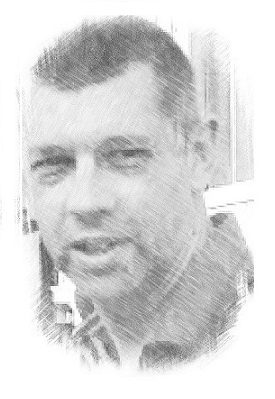
#> input picture source.jpg, 275 x 399 px
$ python fun-picture.py
#> lines starting #> are read from the running program, lines starting #| are printed output that depends on the picture
# tested with python 3.7
# just write name binary representation around picture, in chronological order from top left

import matplotlib.pyplot as plt
import matplotlib.patches as patches
from PIL import Image

#--------------------------------------
# get an array of bits of a value ( letter of name in int ascii value )
def get_binary_array (value):
#> called with value = 117
  binary_array = []
  binary_string=""
  for x in reversed(range(8)):
    pow2=2**x
    res=value&pow2
    if (res > 0):
      binary_string=binary_string+"1"
      binary_array.append (1)
    else:
      binary_string=binary_string+"0"
      binary_array.append (0)

  print ("bs: ", binary_string)
  return binary_array

bin_u = get_binary_array (117)
print ("u (117) = ",bin_u)
bin_a = get_binary_array (65)
print ("a (65) = ",bin_a)

#--------------------------------------

# load base image ( picture modified via https://photofunia.com/effects/sketch )
im = Image.open('source.jpg')
#> im is the input picture: PIL image 275x399 RGB; min 70, max 255, mean 216.1


# Create figure and axes
fig, ax = plt.subplots()

# Display the image
ax.imshow(im)

# set image offset and "bit" rectangle size
small_rect_hoffset=15
small_rect_voffset=0
small_rect_width=10
small_rect_height=10
small_rect_height_1=10
small_rect_height_0=5

# the name we want to render
data_string = "FrankPolet"

# initialize range and position values
char_position=0
start=0
stop=8
step=1
direction="horizontal"

# loop on all characters of thte data string
for char in data_string:
  bin_val = get_binary_array (ord(char))
  index=0
  for bit in range(start,stop,step):
    if bin_val[bit] == 1:
      if direction=="horizontal":
        x=small_rect_hoffset+(index*(small_rect_width+5))
        y=small_rect_voffset
      else:
        x=small_rect_hoffset
        y=small_rect_voffset+(index*(small_rect_height+5))
      print (char," ",ord(char),"1 x= ",x," y=",y)
      rect = patches.Rectangle((x, y), small_rect_width, small_rect_height_1, linewidth=1, edgecolor='grey', facecolor='grey')
    else:
      if direction=="horizontal":
        x=small_rect_hoffset+(index*(small_rect_width+5))
        y=small_rect_voffset+(small_rect_height_1-small_rect_height_0)
      else:
        x=small_rect_hoffset
        y=small_rect_voffset+(index*(small_rect_height+5))
      print (char," ",ord(char),"0 x= ",x," y=",y)
      rect = patches.Rectangle((x, y), small_rect_width, small_rect_height_0, linewidth=1, edgecolor='grey', facecolor='grey')
    # Add the patch to the Axes
    ax.add_patch(rect)
    index=index+1
  char_position=char_position+1
  # two first characters on top, from left to right
  if char_position <= 2:
    small_rect_hoffset = x+(small_rect_width+5)
  # next three characters vertically, from top to bottom
  if char_position >= 2 and char_position <= 5:
    direction="vertical"
    small_rect_voffset = y+(small_rect_height+5)
  # two next characters on bottom, from right to left
  if char_position >= 5 and char_position < 7:
    direction="horizontal"
    start=7
    stop=-1
    step=-1
    small_rect_hoffset = small_rect_hoffset - (8 *(small_rect_width+5) )
  # next three characters vertically, from bottom to top
  if char_position >= 7 and char_position < 10:
    direction="vertical"
    start=7
    stop=-1
    step=-1
    small_rect_hoffset=0
    small_rect_voffset=small_rect_voffset - (8 *(small_rect_height+5) )

# remove axis
plt.axis('off')
# show result
plt.show()
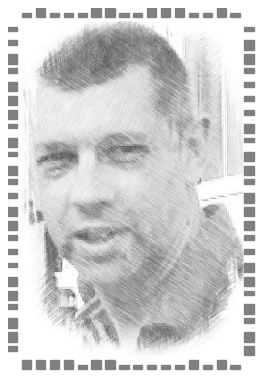
#> figure drawn by matplotlib, 1 panel
# save result to file
fig.savefig('fp-nb.png')
